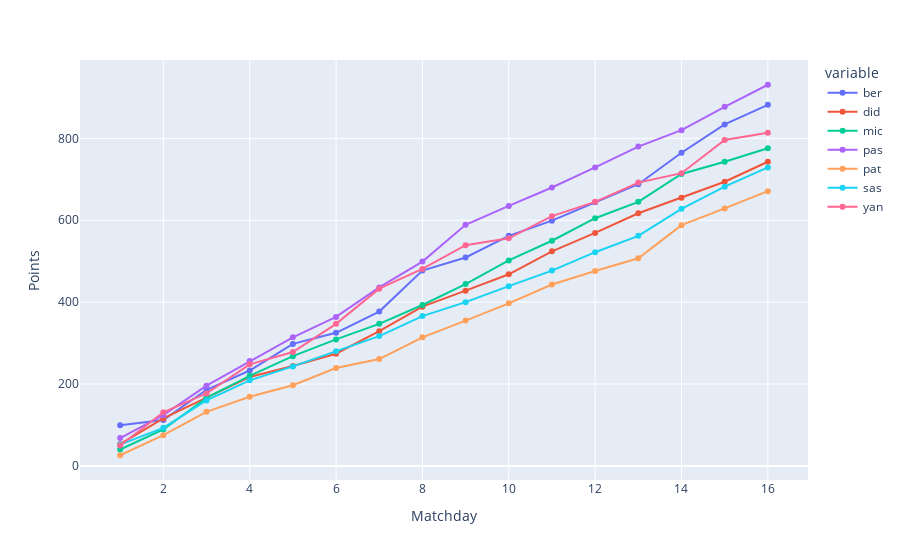

Write notebook code for a chart like this one.
### Markdown cell above
## 6. Punkteentwicklung

An der Punkteentwicklung über die Saison gesehen lassen sich intuitiv gewisse Trends ablesen.
So ist ganz klar Michas Dominanz erkennbar, und auch Berthis Aufwärtstrend, sowie sein Auf und Ab lässt sich gut erkennen.
In etwa ab dem 10. Spieltag hat sich die Liga einigermaßen sortiert und Michas Dominanz geht so richtig los.
In dieser Phase verliert auch Berthi etwas den Anschluss, bekommt aber, wie wir jetzt wissen, am Ende noch die Kurve ;)
Auch Säschs abwärtstrend ab der Winterpause ist klar erkennbar.

### Code cell
points_cum = df.cumsum()
points_cum.tail(3)

fig = px.line(points_cum)
fig.update_traces(mode='lines+markers')
# fig.update_yaxes(autorange="reversed")
fig.update_layout(xaxis_title="Matchday", yaxis_title="Points",)
fig.show()

### Figure 1 — Plotly figure (JSON) as saved in the notebook; plotly's stock layout.template omitted (floating-point values rounded to 4 significant figures)
{"data": [{"hovertemplate": "variable=ber<br>index=%{x}<br>value=%{y}<extra></extra>", "legendgroup": "ber", "line": {"color": "#636efa", "dash": "solid"}, "marker": {"symbol": "circle"}, "mode": "lines+markers", "name": "ber", "orientation": "v", "showlegend": true, "type": "scatter", "x": [1, 2, 3, 4, 5, 6, 7, 8, 9, 10, 11, 12, 13, 14, 15, 16], "xaxis": "x", "y": [99, 112, 186, 233, 298, 325, 377, 477, 509, 562, 599, 644, 688, 765, 834, 882], "yaxis": "y"}, {"hovertemplate": "variable=did<br>index=%{x}<br>value=%{y}<extra></extra>", "legendgroup": "did", "line": {"color": "#EF553B", "dash": "solid"}, "marker": {"symbol": "circle"}, "mode": "lines+markers", "name": "did", "orientation": "v", "showlegend": true, "type": "scatter", "x": [1, 2, 3, 4, 5, 6, 7, 8, 9, 10, 11, 12, 13, 14, 15, 16], "xaxis": "x", "y": [53, 116, 167, 217, 244, 274, 329, 389, 428, 468, 524, 569, 617, 655, 694, 743], "yaxis": "y"}, {"hovertemplate": "variable=mic<br>index=%{x}<br>value=%{y}<extra></extra>", "legendgroup": "mic", "line": {"color": "#00cc96", "dash": "solid"}, "marker": {"symbol": "circle"}, "mode": "lines+markers", "name": "mic", "orientation": "v", "showlegend": true, "type": "scatter", "x": [1, 2, 3, 4, 5, 6, 7, 8, 9, 10, 11, 12, 13, 14, 15, 16], "xaxis": "x", "y": [40, 89, 166, 220, 268, 309, 347, 393, 444, 502, 550, 605, 645, 713, 743, 776], "yaxis": "y"}, {"hovertemplate": "variable=pas<br>index=%{x}<br>value=%{y}<extra></extra>", "legendgroup": "pas", "line": {"color": "#ab63fa", "dash": "solid"}, "marker": {"symbol": "circle"}, "mode": "lines+markers", "name": "pas", "orientation": "v", "showlegend": true, "type": "scatter", "x": [1, 2, 3, 4, 5, 6, 7, 8, 9, 10, 11, 12, 13, 14, 15, 16], "xaxis": "x", "y": [68, 124, 196, 256, 314, 364, 436, 499, 589, 635, 680, 729, 780, 820, 877, 931], "yaxis": "y"}, {"hovertemplate": "variable=pat<br>index=%{x}<br>value=%{y}<extra></extra>", "legendgroup": "pat", "line": {"color": "#FFA15A", "dash": "solid"}, "marker": {"symbol": "circle"}, "mode": "lines+markers", "name": "pat", "orientation": "v", "showlegend": true, "type": "scatter", "x": [1, 2, 3, 4, 5, 6, 7, 8, 9, 10, 11, 12, 13, 14, 15, 16], "xaxis": "x", "y": [26, 75, 132, 169, 197, 239, 261, 314, 355, 397, 443, 476, 507, 588, 629, 671], "yaxis": "y"}, {"hovertemplate": "variable=sas<br>index=%{x}<br>value=%{y}<extra></extra>", "legendgroup": "sas", "line": {"color": "#19d3f3", "dash": "solid"}, "marker": {"symbol": "circle"}, "mode": "lines+markers", "name": "sas", "orientation": "v", "showlegend": true, "type": "scatter", "x": [1, 2, 3, 4, 5, 6, 7, 8, 9, 10, 11, 12, 13, 14, 15, 16], "xaxis": "x", "y": [52, 93, 160, 209, 243, 280, 317, 366, 400, 439, 477, 522, 562, 628, 682, 729], "yaxis": "y"}, {"hovertemplate": "variable=yan<br>index=%{x}<br>value=%{y}<extra></extra>", "legendgroup": "yan", "line": {"color": "#FF6692", "dash": "solid"}, "marker": {"symbol": "circle"}, "mode": "lines+markers", "name": "yan", "orientation": "v", "showlegend": true, "type": "scatter", "x": [1, 2, 3, 4, 5, 6, 7, 8, 9, 10, 11, 12, 13, 14, 15, 16], "xaxis": "x", "y": [50, 131, 177, 248, 278, 347, 433, 481, 539, 556, 610, 645, 692, 715, 796, 814], "yaxis": "y"}], "layout": {"legend": {"title": {"text": "variable"}, "tracegroupgap": 0}, "margin": {"t": 60}, "xaxis": {"anchor": "y", "domain": [0, 1], "title": {"text": "Matchday"}}, "yaxis": {"anchor": "x", "domain": [0, 1], "title": {"text": "Points"}}}}
